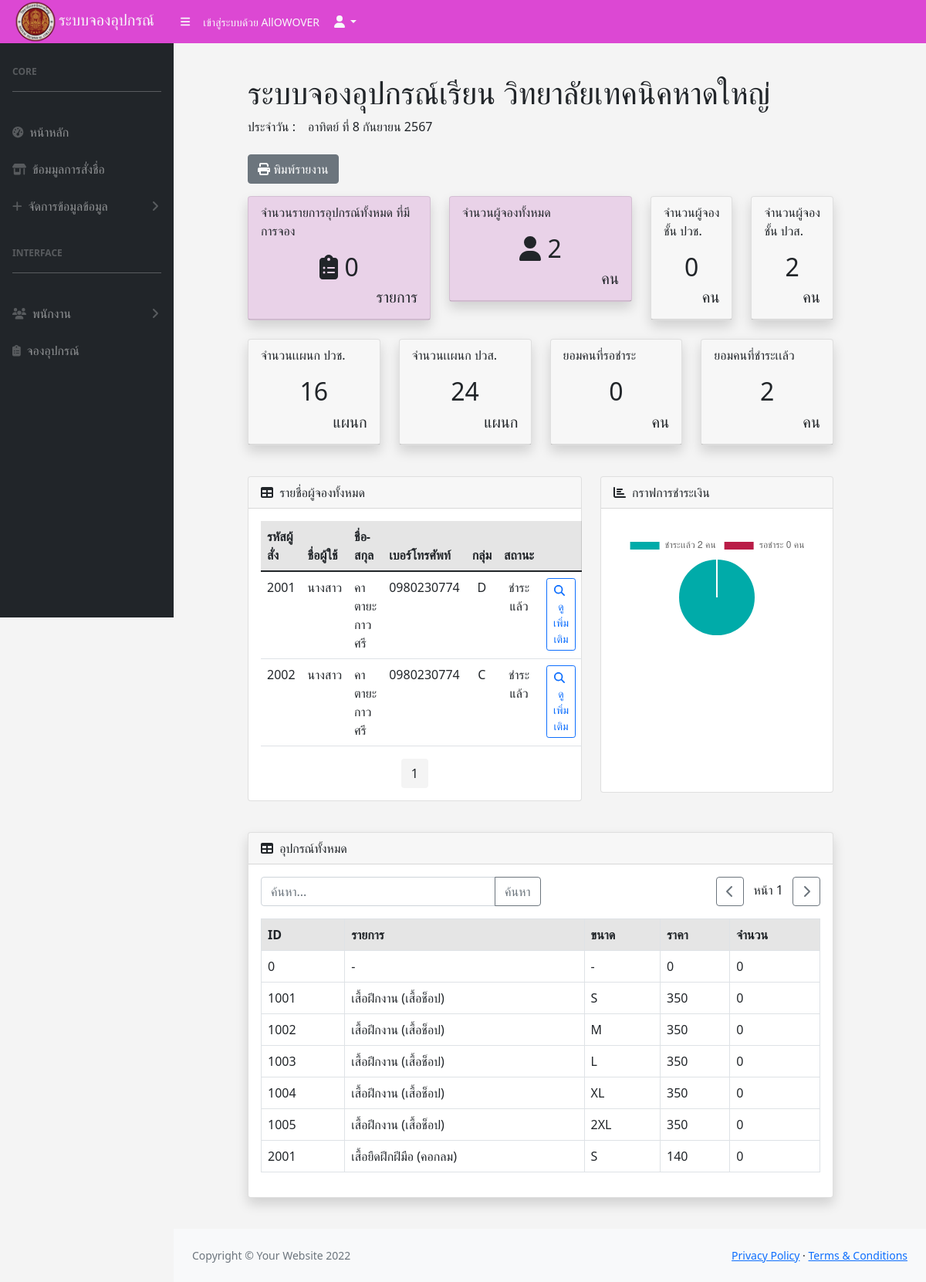
Screenshot of /admin/index.php (signed in) with the database file from the repository.
### tables this page shows
CREATE TABLE `customer` (
  `id` int(11) NOT NULL,
  `student_id` varchar(12) DEFAULT NULL,
  `t_name` varchar(10) DEFAULT NULL COMMENT 'คำนำหน้าชื้อ',
  `f_name` varchar(255) DEFAULT NULL COMMENT 'ชื่อจริง',
  `l_name` varchar(255) DEFAULT NULL COMMENT 'นานสกุล',
  `tel` varchar(10) DEFAULT NULL COMMENT 'เบอร์โทร',
  `branch_name` varchar(255) DEFAULT NULL,
  `group` varchar(1) DEFAULT NULL
);

CREATE TABLE `orders` (
  `order_id` int(11) NOT NULL,
  `student_id` varchar(12) DEFAULT NULL,
  `date` varchar(255) DEFAULT NULL COMMENT 'วันที่',
  `date_order` date DEFAULT NULL,
  `date_payment` date DEFAULT NULL,
  `size1` int(11) DEFAULT NULL COMMENT 'เสื้อช็อป(ขนาด)',
  `quantity1` int(11) DEFAULT NULL COMMENT 'เสื้อช็อป(จำนวน)',
  `size2` int(11) DEFAULT NULL COMMENT 'คอกลม(ขนาด)',
  `quantity2` int(11) DEFAULT NULL COMMENT 'คอกลม(จำนวน)',
  `size3` int(11) DEFAULT NULL COMMENT 'เสื้อพละ(ขนาด)',
  `quantity3` int(11) DEFAULT NULL COMMENT 'เสื้อพละ(จำนวน)',
  `size4` int(11) DEFAULT NULL COMMENT 'กางเกงพละ(ขนาด)',
  `quantity4` int(11) DEFAULT NULL COMMENT 'กางเกงพละ(จำนวน)',
  `size5` int(11) DEFAULT NULL COMMENT 'เข็มขัดและหัวเข็มขัด(ขนาด)',
  `quantity5` int(11) DEFAULT NULL COMMENT 'เข็มขัดและหัวเข็มขัด(จำนวน)',
  `size6` int(11) DEFAULT NULL COMMENT 'เน็คไทและเข็ม',
  `quantity6` int(11) DEFAULT NULL COMMENT 'เน็คไทและเข็ม',
  `size7` int(11) DEFAULT NULL COMMENT 'กระเป๋าเป้วิทยาลัยเทคนิคหาดใหญ่',
  `quantity7` int(11) DEFAULT NULL COMMENT 'กระเป๋าเป้',
  `size8` int(11) DEFAULT NULL COMMENT 'สมุดตราวิทยาลัยเทคนิคหาดใหญ่',
  `quantity8` int(11) DEFAULT NULL COMMENT 'สมุด',
  `size9` int(11) DEFAULT NULL COMMENT 'เสื้อนักเรียน(ขนาด)',
  `quantity9` int(11) DEFAULT NULL COMMENT 'เสื้อนักเรียน(จำนวน)',
  `size10` int(11) DEFAULT NULL COMMENT 'กางเกงขายาว(ขนาด)',
  `quantity10` int(11) DEFAULT NULL COMMENT 'กางเกงขายาว(จำนวน)',
  `size11` int(11) DEFAULT NULL COMMENT 'รองเท้าผ้าใบสีดำ(ขนาด)',
  `quantity11` int(11) DEFAULT NULL COMMENT 'รองเท้าผ้าใบสีดำ(จำนวน)',
  `size12` int(11) DEFAULT NULL COMMENT 'ถุงเท้า',
  `quantity12` int(11) DEFAULT NULL COMMENT 'ถุงเท้า(จำนวน)',
  `size13` int(255) DEFAULT NULL,
  `quantity13` int(255) DEFAULT NULL,
  `sizef` int(11) DEFAULT NULL,
  `quantityf` int(11) DEFAULT NULL
);

CREATE TABLE `equipment_list` (
  `id` int(11) NOT NULL,
  `list_ID` int(6) NOT NULL,
  `list` varchar(100) NOT NULL,
  `list_size` varchar(4) NOT NULL,
  `list_price` int(11) NOT NULL,
  `quantity` int(10) DEFAULT 0
);

### admin/index.php (the view, shortened to what the rows shown need)
<?php
include '../config/config.php';
include '../Dashboard/dashbord.php';
include "../menu/menu_admin.php";
?>
<div id="layoutSidenav_content">
    <main>
        <div class="container-fluid px-5">
            <div class="card-body px-5">
                <h1 class="mt-4">ระบบจองอุปกรณ์เรียน วิทยาลัยเทคนิคหาดใหญ่</h1>
                <div class="row mt-12 text-">
                    <div class="row mt-3">
                        <div class="col-xl-4 col-md-5">
                            <div class="card  mb-4 shadow" style="background-color: #F1D9F0;">
                                <div class="card-header">จำนวนรายการอุปกรณ์ทั้งหมด ที่มีการจอง
                                    <H2 class="text-center mt-3"><i class="fas fa-clipboard-list"></i> <?php echo $value_sum  ?></H2>
                                </div>
                            </div>
                        </div>
                        <div class="col-xl-4 col-md-6">
                            <div class="card  mb-4 shadow " style="background-color: #F1D9F0;">
                                <div class="card-header">จำนวนผู้จองทั้งหมด
                                    <H2 class="text-center mt-3"><i class="fas fa-user"></i> <?php echo $numc  ?></H2>
                                </div>
                            </div>
                        </div>
                        <div class="col-xl-2 col-md-6">
                            <div class="card mb-4 shadow">
                                <div class="card-header">จำนวนผู้จองชั้น ปวช.
                                    <H2 class="text-center mt-3"><?php echo $numv  ?></H2>
                                </div>
                            </div>
                        </div>
                        <div class="col-xl-2 col-md-6">
                            <div class="card  mb-4 shadow">
                                <div class="card-header">จำนวนผู้จองชั้น ปวส.
                                    <H2 class="text-center mt-3"><?php echo $numh  ?></H2>
                                </div>
                            </div>
                        </div>
                        <div class="col-xl-3 col-md-6">
                            <div class="card mb-4 shadow">
                                <div class="card-header">จำนวนเเผนก ปวช.
                                    <H2 class="text-center mt-3"><?php echo $_SESSION['countvoc']  ?></H2>
                                </div>
                            </div>
                        </div>
                        <div class="col-xl-3 col-md-6">
                            <div class="card  mb-4 shadow">
                                <div class="card-header">จำนวนเเผนก ปวส.
                                    <H2 class="text-center mt-3"><?php echo $_SESSION['counthvoc']  ?></H2>
                                </div>
                            </div>
                        </div>
                        <div class="col-xl-3 col-md-6">
                            <div class="card  mb-4 shadow">
                                <div class="card-header">ยอมคนที่รอชำระ
                                    <H2 class="text-center mt-3"><?php echo $_SESSION['sell']  ?></H2>
                                </div>
                            </div>
                        </div>
                        <div class="col-xl-3 col-md-6">
                            <div class="card  mb-4 shadow">
                                <div class="card-header">ยอมคนที่ชำระเเล้ว
                                    <H2 class="text-center mt-3"><?php echo $_SESSION['sell_paid'] ?></H2>
                                </div>
                            </div>
                        </div>
                    </div>
                    <div class="row mt-3">
                        <div class="col-7">
                            <?php
                            $itemsPerPageVoc = 5;
                            $currentPageVoc = isset($_GET['pageVoc']) ? $_GET['pageVoc'] : 1;
                            $offsetVoc = ($currentPageVoc - 1) * $itemsPerPageVoc;
                            $sqlVoc = "SELECT * FROM customer cm INNER JOIN orders od ON cm.student_id = od.student_id LIMIT $offsetVoc, $itemsPerPageVoc";
                            $resultVoc = $conn->query($sqlVoc);
                            ?>
                            <div class="card mb-4">
                                <div class="card-body">
                                    <table class="table">
                                        <thead>
                                            <tr class="table-active">
                                                <th>รหัสผู้สั่ง</th>
                                                <th>ชื่อผู้ใช้</th>
                                                <th>ชื่อ-สกุล</th>
                                                <th>เบอร์โทรศัพท์</th>
                                                <th class="text-center">กลุ่ม</th>
                                                <th class="text-center">สถานะ</th>
                                                <th></th>
                                            </tr>
                                        </thead>
                                        <tbody>
                                            <?php
                                            while ($rowVoc = $resultVoc->fetch_assoc()) {
                                                $ids = $rowVoc['student_id'];
                                                $sell_s = "SELECT * FROM orders WHERE student_id = $ids AND date_payment IS  NULL";
                                                $s = mysqli_query($conn, $sell_s);
                                                $cs = mysqli_num_rows($s);
                                            ?>
                                                <tr>
                                                    <td><?php echo $rowVoc['student_id'] ?></td>
                                                    <td><?php echo $rowVoc['t_name'] ?></td>
                                                    <td><?php echo $rowVoc['f_name'] . '  ' . $rowVoc['l_name'] ?></td>
                                                    <td><?php echo $rowVoc['tel'] ?></td>
                                                    <td class="text-center"><?php echo $rowVoc['group'] ?></td>
                                                    <td class="text-center">
                                                        <?php
                                                        if ($cs == 1) { ?>
                                                            <a href="delete_list.php?p=<?php echo $rowVoc['student_id']; ?>" onclick="return confirm('คุณแน่ใจใช่ไหมว่าจะลบข้อมูล')" class="btn btn-outline-primary btn-sm">
                                                                ชำระเงิน
                                                            </a>
                                                        <?php } else { ?>
                                                            <label>ชำระแล้ว</label>
                                                        <?php } ?>
                                                    </td>
                                                    <td class="text-center">
                                                        <a href="tablec.php?a=<?php echo $rowVoc['student_id']; ?>" class="btn btn-outline-primary btn-sm">
                                                            <i class="fas fa-search me-1"></i>ดูเพิ่มเติม
                                                        </a>
                                                    </td>
                                                </tr>
                                            <?php
                                            }
                                            ?>
                                        </tbody>
                                    </table>
                                </div>
                            </div>
                        </div>
                                    <script>
                                        var a = <?php echo $_SESSION['sell_paid']; ?>;
                                        var b = <?php echo $_SESSION['sell']; ?>;
                                        const xValues = ["ชำระเเล้ว " + a + " คน", "รอชำระ " + b + " คน", ];
                                        const yValues = [a, b];
                                        const barColors = [
                                            "#00aba9",
                                            "#b91d47",
                                            "#2b5797",
                                            "#e8c3b9",
                                            "#1e7145"
                                        ];
                                        new Chart("myChart", {
                                            type: "pie",
                                            data: {
                                                labels: xValues,
                                                datasets: [{
                                                    backgroundColor: barColors,
                                                    data: yValues
                                                }]
                                            },
                                            options: {
                                                title: {
                                                }
                                            }
                                        });
                                    </script>
                    </div>
                    <div class="row  mt-3">
                        <div class="col-xl-12">
                            <div class="card mb-4 shadow">
                                <div id="" class="card-body">
                                    <?php
                                    $sql = "SELECT * FROM `equipment_list`";
                                    $result = mysqli_query($conn, $sql);
                                    if (mysqli_num_rows($result) > 0) {
                                    ?>
                                        <table class="table table-borderless table-bordered mt-3" id="equipment-table">
                                            <thead>
                                                <tr class="table-active">
                                                    <th>ID</th>
                                                    <th>รายการ</th>
                                                    <th>ขนาด</th>
                                                    <th>ราคา</th>
                                                    <th>จำนวน</th>
                                                </tr>
                                            </thead>
                                            <tbody>
                                                <?php
                                                while ($row = mysqli_fetch_assoc($result)) {
                                                ?>
                                                    <tr>
                                                        <td><?php echo $row['list_ID'] ?></td>
                                                        <td><?php echo $row['list']      ?></td>
                                                        <td><?php echo $row['list_size']  ?></td>
                                                        <td><?php echo $row['list_price']  ?></td>
                                                        <td><?php echo $row['quantity']  ?></td>
                                                    </tr>
                                                <?php
                                                }
                                                ?>
                                            </tbody>
                                        </table>
                                    <?php
                                    } else {
                                        echo '<p>No equipment records found.</p>';
                                    }
                                    ?>
                                </div>
                            </div>
                        </div>
                    </div>
                </div>
            </div>
    </main>
</div>
</body>
</html>

### rows the page displays
customer: orders.student_id "2001", t_name "นางสาว", f_name "คาตายะ", l_name "กาวศรี", tel "0980230774", group "D"
customer: orders.student_id "2002", t_name "นางสาว", f_name "คาตายะ", l_name "กาวศรี", tel "0980230774", group "C"
equipment_list: list_ID "0", list "-", list_size "-", list_price "0", quantity "0"
equipment_list: list_ID "1001", list "เสื้อฝึกงาน (เสื้อช็อป)", list_size "S", list_price "350", quantity "0"
equipment_list: list_ID "1002", list "เสื้อฝึกงาน (เสื้อช็อป)", list_size "M", list_price "350", quantity "0"
equipment_list: list_ID "1003", list "เสื้อฝึกงาน (เสื้อช็อป)", list_size "L", list_price "350", quantity "0"
equipment_list: list_ID "1004", list "เสื้อฝึกงาน (เสื้อช็อป)", list_size "XL", list_price "350", quantity "0"
equipment_list: list_ID "1005", list "เสื้อฝึกงาน (เสื้อช็อป)", list_size "2XL", list_price "350", quantity "0"
equipment_list: list_ID "2001", list "เสื้อยืดฝึกฝีมือ (คอกลม)", list_size "S", list_price "140", quantity "0"

### other values shown
$_SESSION['username'] "AllOWOVER"
$value_sum "0"
$numc "2"
$numv "0"
$numh "2"
$_SESSION['countvoc'] "16"
$_SESSION['counthvoc'] "24"
$_SESSION['sell'] "0"
$_SESSION['sell_paid'] "2"
chart data {{ $_SESSION['sell'] }} 0
